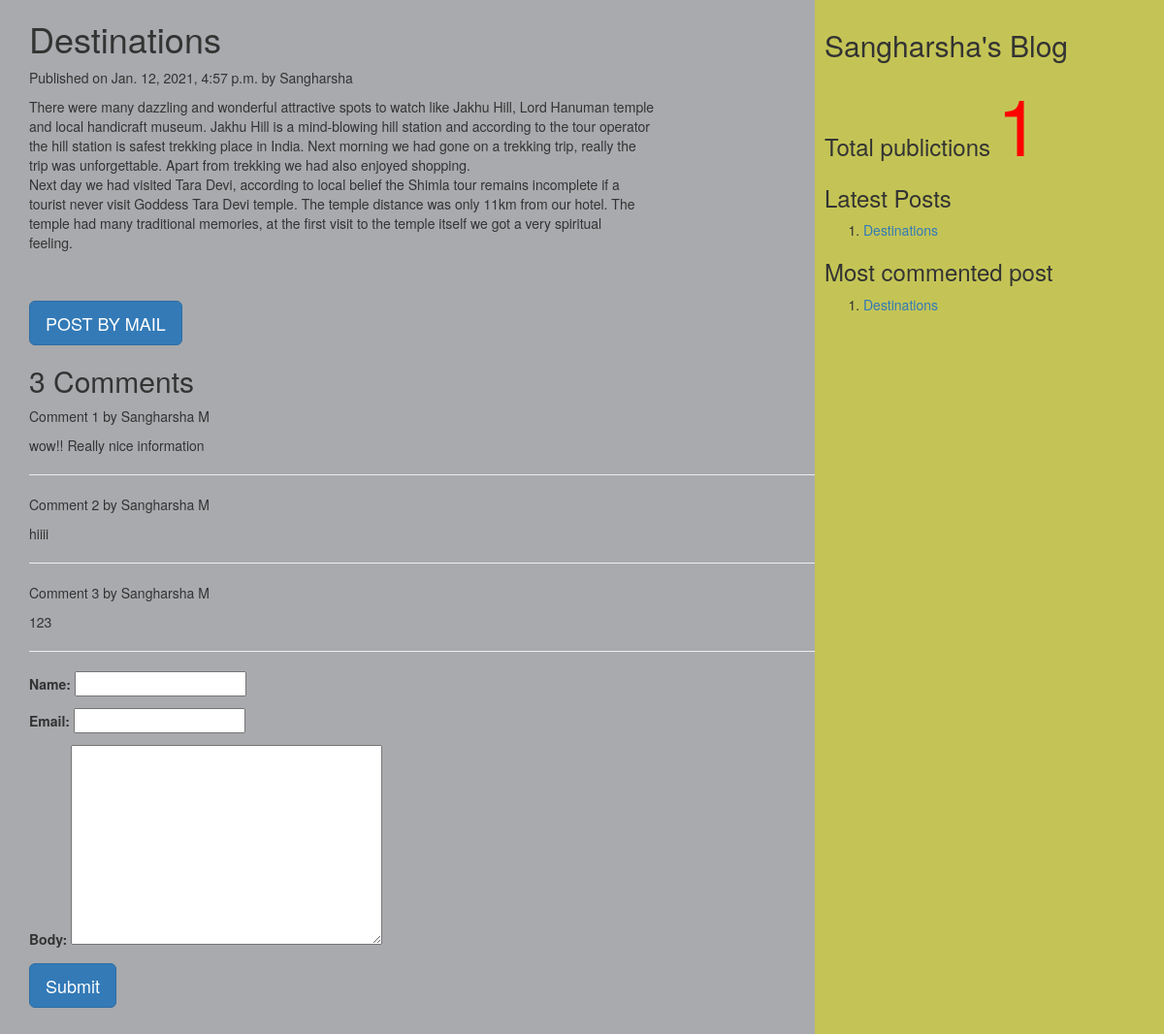
Screenshot of /2021/01/12/destinations with the database file from the repository.
### myApp/models.py (models this page shows, shortened)
class Post(models.Model):
          tags=TaggableManager()
          STATUS_CHOICES=(('draft','Draft'),('published','Published'))
          title=models.CharField(max_length=256)
          slug=models.SlugField(max_length=264,unique_for_date='publish')
          author=models.ForeignKey(User,related_name='blog_posts',on_delete= models.CASCADE)
          body=models.TextField()
          publish=models.DateTimeField(default=timezone.now)
          created=models.DateTimeField(auto_now_add=True)
          updated=models.DateTimeField(auto_now=True)
          status= models.CharField(max_length=10,choices=STATUS_CHOICES,default='draft')
          objects=CustomManager()
          class Meta:
                ordering=('-publish',)
          def get_absolute_url(self):
                return reverse('post_detail',args=[self.publish.year,self.publish.strftime('%m'),self.publish.strftime('%d'),self.slug])

class Comment(models.Model):
    post=models.ForeignKey(Post,related_name="comments",on_delete=models.CASCADE)
    name=models.CharField(max_length=50)
    email=models.EmailField()
    body=models.TextField()
    created=models.DateTimeField(auto_now_add=True)
    updated=models.DateTimeField(auto_now=True)
    active=models.BooleanField(default=True)
    class Meta:
        ordering=('created',)

### myApp/views.py (the view, shortened to what this page needs)
# urls.py: url(r'(?P<year>\d{4})/(?P<month>\d{2})/(?P<day>\d{2})/(?P<post>[-\w]+)',views.post_detail_view,name='post_detail'),
def post_detail_view(request,year,month,day,post):
    post=get_object_or_404(Post,slug=post,publish__year=year,publish__month=month,publish__day=day)
    comments=post.comments.filter(active=True)
    csubmit=False
    form=CommentForm()
    d={'post':post,'form':form,'csubmit':csubmit,'comments':comments}
    return render(request,'myApp/post_detail.html',d)

### myApp/forms.py
class CommentForm(forms.ModelForm):
    class Meta:
        model=Comment
        fields=('name','email','body')

### myApp/models.py (called while the page is built)
    def get_queryset(self):
        return super().get_queryset().filter(status='published')

### myApp/templatetags/mytags.py (called while the page is built)
@register.simple_tag
def total_posts():
    return Post.objects.count()

@register.inclusion_tag('myApp/latest_post.html')
def show_latest_posts(count=3):
    latest_posts=Post.objects.order_by('-publish')[:count]
    return {'latest_posts':latest_posts}

@register.simple_tag
def get_most_commented_posts(count=2):
    return Post.objects.annotate(total_comments=Count('comments')).order_by('-total_comments')[:count]

### templates/myApp/post_detail.html (shortened to what this page needs)
<html>
    {%extends 'myApp/parent.html'%}
        {%block content_block%}
        <h1>{{post.title}}</h1>
        <p>Published on {{post.publish}} by {{post.author|title}}</p>
        {{post.body|linebreaks}} <br><br>
        <a href="/{{post.id}}/share" class='btn btn-lg btn-primary'>POST BY MAIL</a>
        {%with comments.count as comments_count%}
        <h2>{{comments_count}} Comment{{comments_count|pluralize}}</h2>
        {%endwith%}
        {%if comments%}
         {%for c in comments%}
         <p>Comment {{forloop.counter}} by {{c.name}}</p>
        <div>{{c.body|linebreaks}}</div>
        <hr>
        {%endfor%}
        {%else%}
         <p style="color:blue;font-size:30px;font-style:bold;border-bottom:1px red solid;">There are no comments</p>
        {%endif%}
         {%if csubmit%}
         <h2>Thank you..Your comment has been added successfully!!</h2>
         {%else%}
         <form  method="post">
           {{form.as_p}}
           <input type="submit" class='btn btn-lg btn-primary' value="Submit">
         </form>
         {%endif%}
        {%endblock%}

### templates/myApp/parent.html (shortened to what this page needs)
<html>
{%load mytags%}
    <head>
        <link rel="stylesheet" href="https://maxcdn.bootstrapcdn.com/bootstrap/3.3.7/css/bootstrap.min.css">
    </head>
    <body>
        <div class="content" style="width:70%;float:left;background-color:a8aaad;height:300%;padding:0 0 0 30px">
              {%block content_block%}
              {%endblock%}
        </div>
        <div class="sidebar" style="width:30%;float:right;background-color:#c4c456;height:300%;padding:10px">
            <h2>Sangharsha's Blog</h2>
            <h3>Total publictions
              <span style="color:red;font-size:80px">
              {%total_posts%}</span>
              <h3>Latest Posts</h3>
              {% show_latest_posts 2 %}
              <h3>Most commented post</h3>
              {%get_most_commented_posts as m%}
              <ol>
                {%for post in m%}
                <li><a href="{{post.get_absolute_url}}">{{post.title}}</a></li>
                {%endfor%}
              </ol>
            </h3>
        </div>
    </body>
</html>

### templates/myApp/latest_post.html
<!DOCTYPE html>
<html lang="en" dir="ltr">
  <body>
    <ol>
    {%for post in latest_posts%}
    <li><a href="{{post.get_absolute_url}}">{{post.title}}</a></li>
    {%endfor%}
    </ol>
  </body>
</html>

### rows the page displays
Post: title "Destinations", publish "Jan. 12, 2021, 4:57 p.m.", author "Sangharsha", body "There were many dazzling and wonderful attractive spots to watch like Jakhu Hill, Lord Hanuman temple and local handicraft museum. Jakhu Hill is a mind-blowing hill station and according to the tour operator the hill station is safest trekking place in India. Next morning we had gone on a trekking trip, really the trip was unforgettable. Apart from trekking we had also enjoyed shopping. Next day we had visited Tara Devi, according to local belief the Shimla tour remains incomplete if a tourist never visit Goddess Tara Devi temple. The temple distance was only 11km from our hotel. The temple had many traditional memories, at the first visit to the temple itself we got a very spiritual…"
Comment: name "Sangharsha M", body "wow!! Really nice information"
Comment: name "Sangharsha M", body "hiiii"
Comment: name "Sangharsha M", body "123"

### other values shown
{{ comments_count }} "3"
